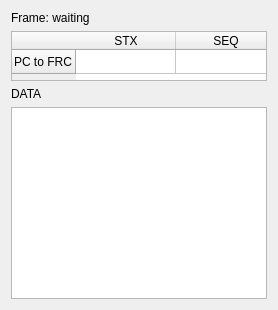
        <widget class="QWidget" name="txDebugTab">
         <attribute name="title">
          <string>TX Frame</string>
         </attribute>
         <layout class="QVBoxLayout" name="txDebugLayout">
          <item>
           <widget class="QLabel" name="txFrameMetaLabel">
            <property name="text">
             <string>Frame: waiting</string>
            </property>
           </widget>
          </item>
          <item>
           <widget class="QTableWidget" name="txFrameTable">
            <property name="maximumSize">
             <size>
              <width>16777215</width>
              <height>50</height>
             </size>
            </property>
            <property name="focusPolicy">
             <enum>Qt::NoFocus</enum>
            </property>
            <property name="verticalScrollBarPolicy">
             <enum>Qt::ScrollBarAlwaysOff</enum>
            </property>
            <property name="horizontalScrollBarPolicy">
             <enum>Qt::ScrollBarAlwaysOff</enum>
            </property>
            <property name="editTriggers">
             <set>QAbstractItemView::NoEditTriggers</set>
            </property>
            <property name="selectionMode">
             <enum>QAbstractItemView::NoSelection</enum>
            </property>
            <property name="wordWrap">
             <bool>false</bool>
            </property>
            <property name="rowCount">
             <number>1</number>
            </property>
            <property name="columnCount">
             <number>6</number>
            </property>
            <attribute name="horizontalHeaderStretchLastSection">
             <bool>false</bool>
            </attribute>
            <attribute name="verticalHeaderDefaultSectionSize">
             <number>24</number>
            </attribute>
            <row>
             <property name="text">
              <string>PC to FRC</string>
             </property>
            </row>
            <column>
             <property name="text">
              <string>STX</string>
             </property>
            </column>
            <column>
             <property name="text">
              <string>SEQ</string>
             </property>
            </column>
            <column>
             <property name="text">
              <string>ID</string>
             </property>
            </column>
            <column>
             <property name="text">
              <string>CH</string>
             </property>
            </column>
            <column>
             <property name="text">
              <string>CMD</string>
             </property>
            </column>
            <column>
             <property name="text">
              <string>LEN</string>
             </property>
            </column>
           </widget>
          </item>
          <item>
           <widget class="QLabel" name="txDataLabel">
            <property name="text">
             <string>DATA</string>
            </property>
           </widget>
          </item>
          <item>
           <widget class="QPlainTextEdit" name="txDataDump">
            <property name="lineWrapMode">
             <enum>QPlainTextEdit::NoWrap</enum>
            </property>
            <property name="readOnly">
             <bool>true</bool>
            </property>
           </widget>
          </item>
         </layout>
        </widget>
